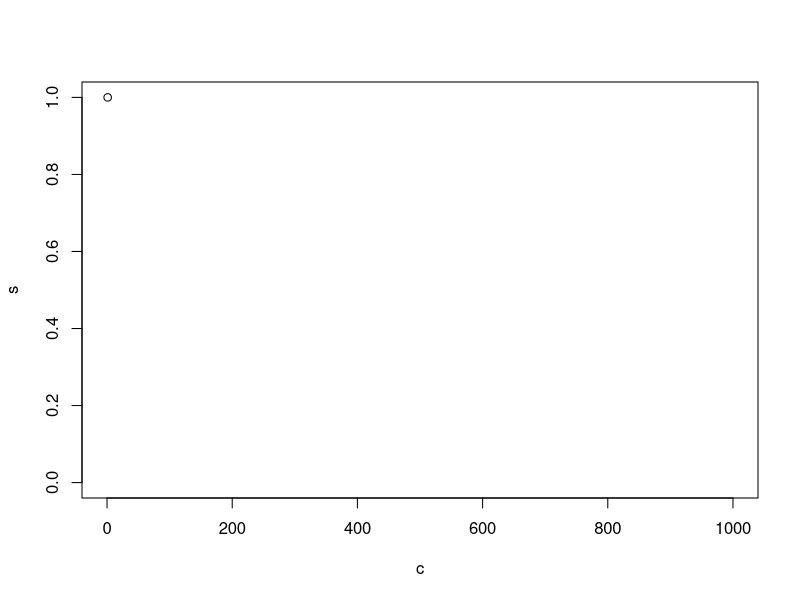
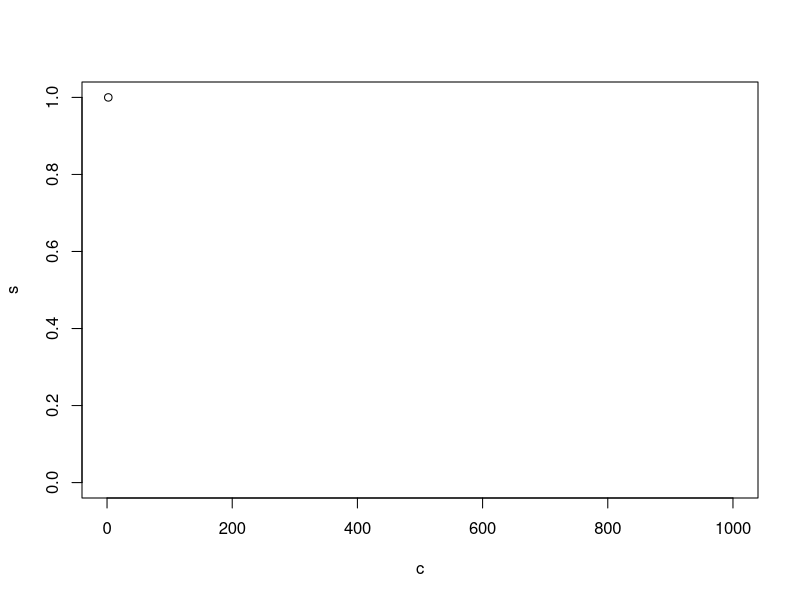
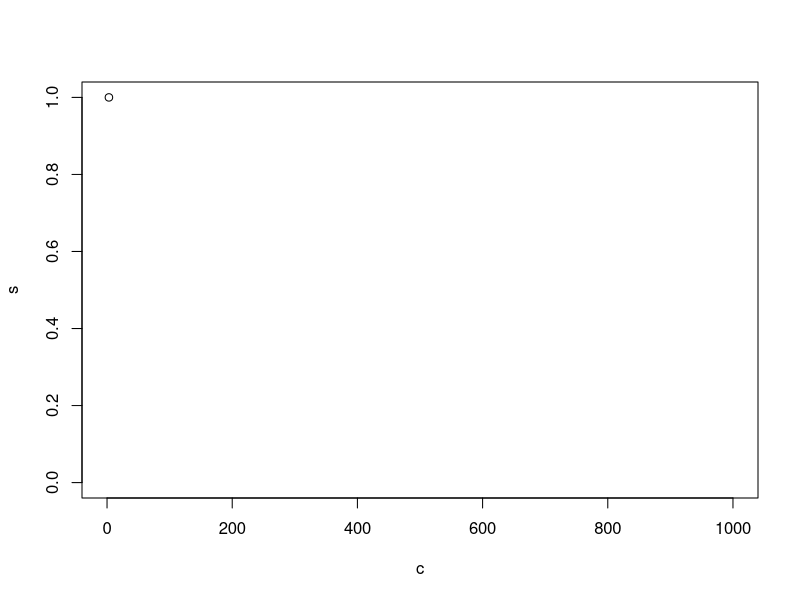
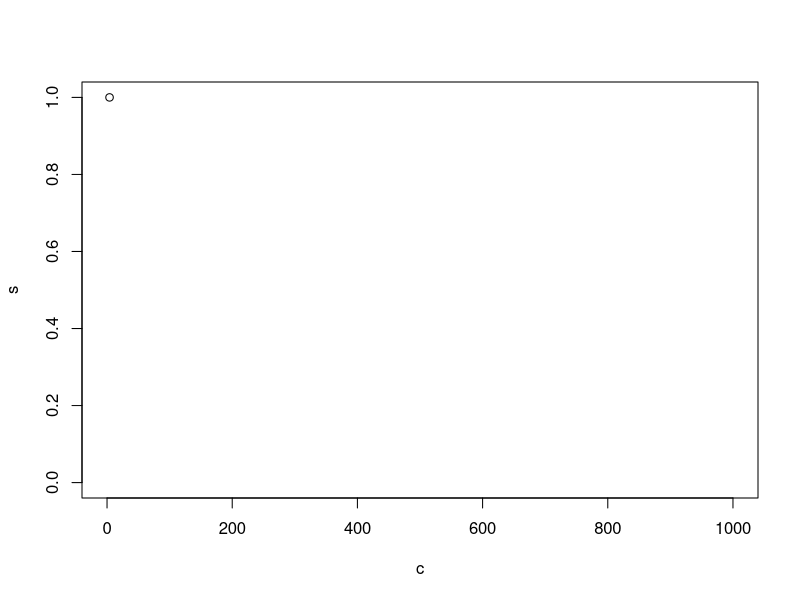
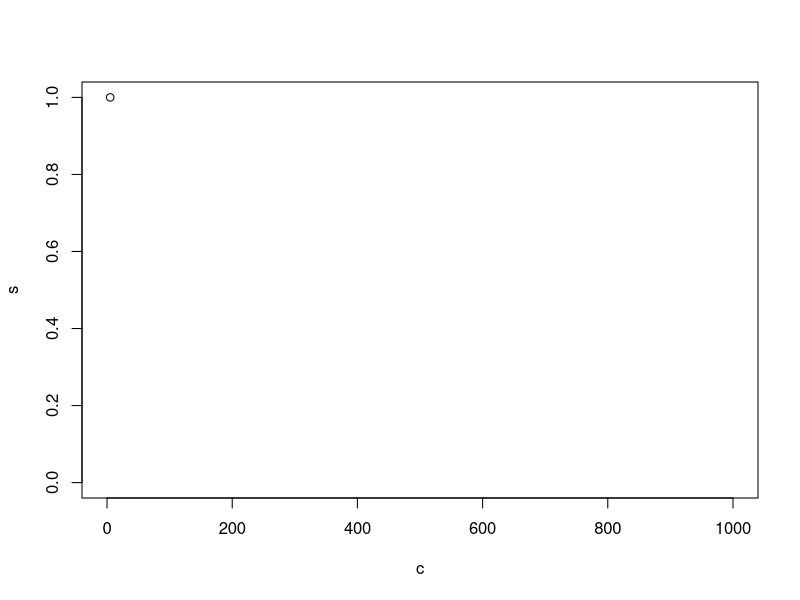

Write the R code that produced these figures, in order. (Note: a time limit stopped this script after it produced the figures.)
#S3 Text. An R script used to obtain the data for Fig 3D–3F, S7 Fig, and S10 Fig.
#R script for obtaining the simulation results summarized in Fig 3D–3F, S7 Fig, and S10 Fig.
#This script generates many output files in CSV format.
#The simulation may take a long time using usual PC, typically days to a couple of weeks.
#The simulation results obtained by the authors are shown in S2 Data.

factors <- matrix(c(
0,4,-11,6,
0,4,-10,5,
0,4,-9,4,
0,4,-8,3,
0,4,-7,2,
0,4,-6,1,
1,4,-11,5,
1,4,-10,4,
1,4,-9,3,
1,4,-8,2,
1,4,-7,1,
2,4,-11,4,
2,4,-10,3,
2,4,-9,2,
2,4,-8,1,
3,1,-11,6,
3,1,-10,5,
3,1,-9,4,
3,1,-8,3,
3,1,-7,2,
3,1,-6,1,
3,2,-11,5,
3,2,-10,4,
3,2,-9,3,
3,2,-8,2,
3,2,-7,1,
3,3,-11,4,
3,3,-10,3,
3,3,-9,2,
3,3,-8,1,
3,4,-11,3,
3,4,-10,2,
3,4,-9,1,
3,5,-11,2,
3,5,-10,1,
3,6,-11,1,
4,4,-11,2,
4,4,-10,1,
5,4,-11,1
),ncol=39)

for (s in 1:39){

# parameter settings
Ef <- factors[1,s]
Rf <- factors[2,s]
pf <- factors[3,s]
df <- factors[4,s]

e <- 5*10^Ef
R <- 3*10^Rf
p <- 3*10^pf
d <- 1*10^(-df)

# file names saved
fname <- paste("shannon-E5",Ef,"R3",Rf,"p3",pf,"d1-",df,".csv",sep="")

cells <- 1000
resultas <- matrix(rep(0,2*cells),nrow=cells)

for (c in 1:cells){

# initial status

t <- 1
table <- matrix(rep(0,e*3),nrow=e)
table[,1] <- c(1:e)		#ID for vRNA lines (each inoculated vRNAs and their progenies)
table[,2] <- c(rep(1,e))	#number of vRNA
table[,3] <- c(rep(0,e))	#number of RC
RCO <- R			#number of open sites for RC formation
alive <- e			#number of vRNA lines that have at least one vRNA
nsum <- e			#total number of vRNAs 

# main body of simulation

while (alive > 10 && RCO > 0) {
if (nsum == 0) break

D <- rbinom(c(rep(1,alive)),table[,2],c(rep(d,alive)))
table[,2] <- table[,2]-D+1*table[,3]
nsum <- sum(table[,2])

if (nsum > 0) {
irc <- rbinom(1,RCO,min(c(1,nsum*p)))
RCO <- RCO-irc
sr <- sample(1:alive,irc,replace=TRUE,prob=table[,2])
fr <- as.vector(table(factor(sr,levels=1:alive)))
table[,3] <- table[,3]+fr
} else {
}

if (prod(table[,2]) == 0){
table <- na.omit(t(rbind(table[,1],replace(table[,2],which(table[,2]==0),NA),table[,3])))
}else{
}

alive <- nrow(table)

t <- t+1

}

while (RCO > 0) {
if (nsum == 0) break


D <- rbinom(c(rep(1,alive)),table[,2],d)
table[,2] <- table[,2]-D+1*table[,3]


nsum <- sum(table[,2])

if (nsum > 0) {
irc <- rbinom(1,RCO,min(c(1,nsum*p)))
RCO <- RCO-irc
sr <- sample(1:alive,irc,replace=TRUE,prob=table[,2])
fr <- as.vector(table(factor(sr,levels=1:alive)))
table[,3] <- table[,3]+fr
} else {
}

if (prod(table[,2]) == 0){
table <- na.omit(t(rbind(table[,1],replace(table[,2],which(table[,2]==0),NA),table[,3])))
}else{
}

alive <- nrow(table)

t <- t+1

}

if (prod(table[,3]) == 0){
tablef <- na.omit(t(rbind(table[,1],table[,2],replace(table[,3],which(table[,3]==0),NA))))
}else{
tablef <- table
}

founder <- nrow(tablef)

resultas[c,1] <- founder

nsumf <- sum(tablef[,2])

if (founder == 0){

}else{
rn <- tablef[,2]/nsumf
resultas[c,2] <- sum(-rn*log(rn))

}

# showing the progress of simulation
par(mfrow=c(1,1))
plot(c,s,xlim=c(0,cells),ylim=c(0,s))

gc()
gc()

}

write.csv(resultas,file=fname)	#founder number and shannon entropy of vRNA accumulation in each cell

}
